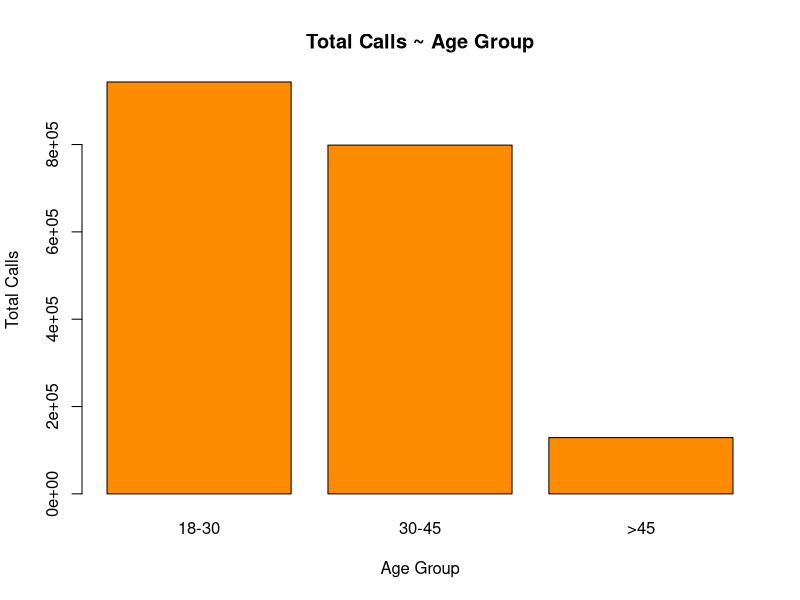
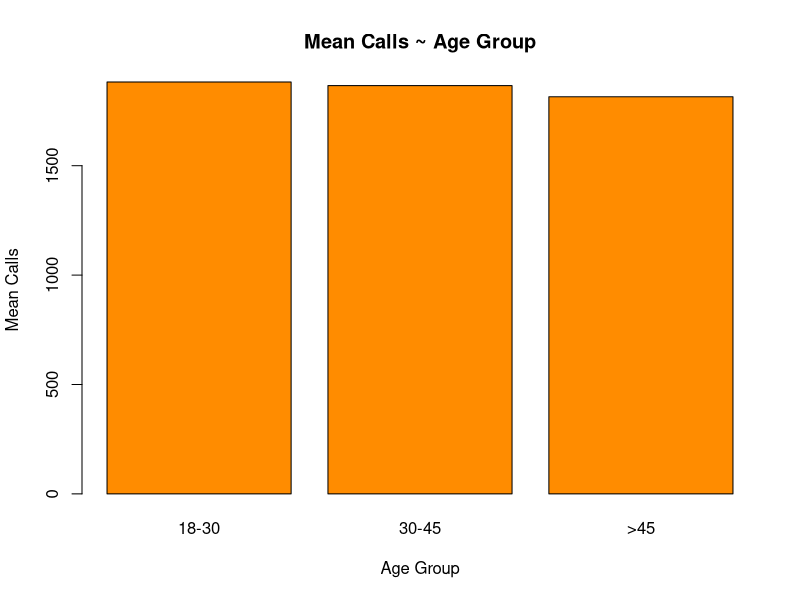
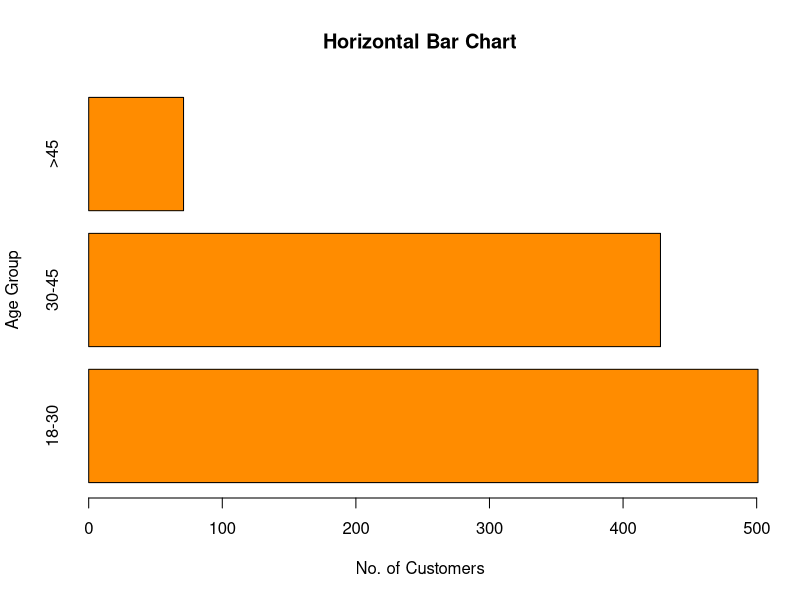
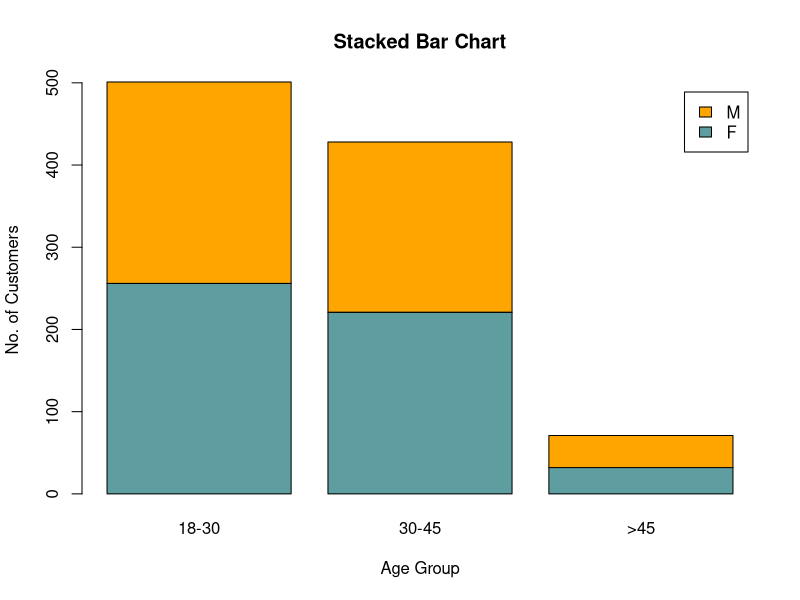
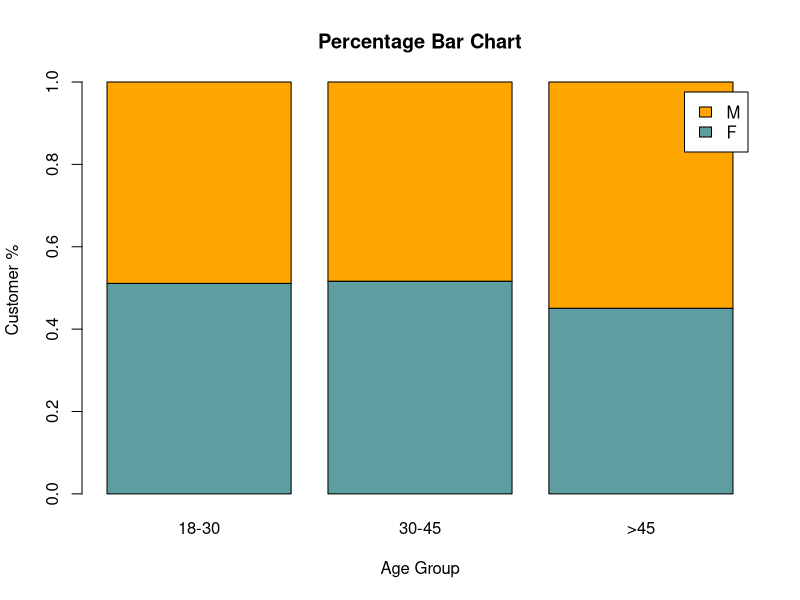
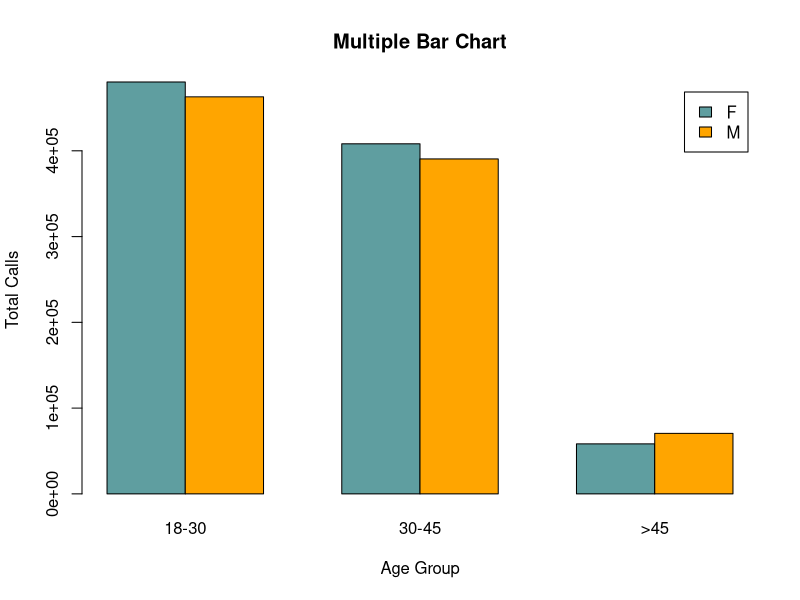
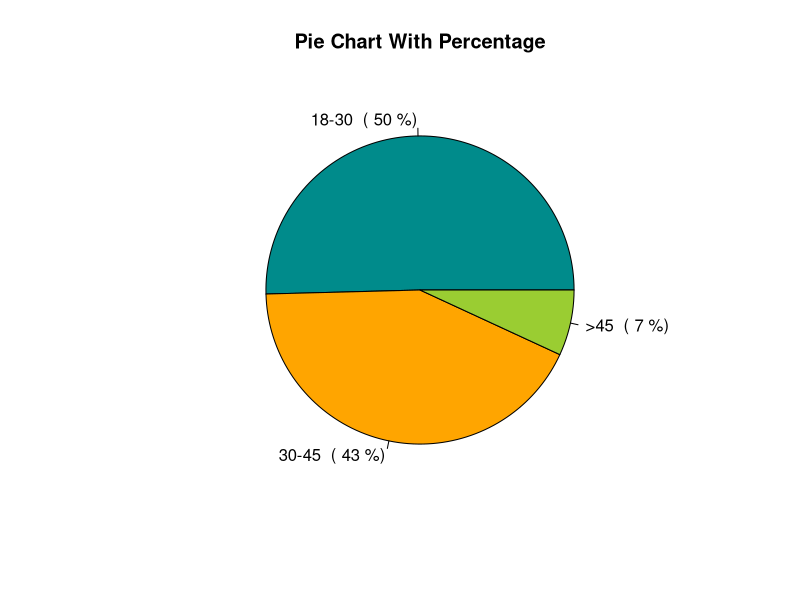

These charts were generated, in order, by the following R code:

telecom <- read.csv("../../../data/0104_exploratory_data_analysis/data_visualisation/telecom.csv", header = TRUE)
telecom$Age_Group <- factor(telecom$Age_Group, levels = c("18-30", "30-45", ">45"))
head(telecom)


telecom1 <- aggregate(Calls ~ Age_Group, data = telecom, FUN = sum)
telecom1

barplot(
  telecom1$Calls, 
  main = "Total Calls ~ Age Group", 
  names.arg = telecom1$Age_Group, 
  xlab = "Age Group", 
  ylab = "Total Calls", 
  col = "darkorange"
)

telecom2 <- aggregate(Calls ~ Age_Group, data = telecom, FUN = mean)
telecom2

barplot(
  telecom2$Calls, 
  main = "Mean Calls ~ Age Group", 
  names.arg = telecom2$Age_Group, 
  xlab = "Age Group", 
  ylab = "Mean Calls", 
  col = "darkorange"
)

table1 <- table(telecom$Age_Group)
table1

barplot(
  table1, 
  main = "Horizontal Bar Chart", 
  xlab = "No. of Customers", 
  ylab = "Age Group", 
  col = "darkorange",
  horiz = TRUE
)

table2 <- table(telecom$Gender, telecom$Age_Group)
table2

barplot(
  table2, 
  main = "Stacked Bar Chart", 
  xlab = "Age Group", 
  ylab = "No. of Customers", 
  col = c("cadetblue", "orange"),
  legend = rownames(table2)
)

table3 <- prop.table(table2, 2)
table3

barplot(
  table3, 
  main = "Percentage Bar Chart", 
  xlab = "Age Group", 
  ylab = "Customer %", 
  col = c("cadetblue", "orange"),
  legend = rownames(table3)
)

telecom4 <- aggregate(Calls ~ Gender + Age_Group, data = telecom, FUN = sum)
telecom4

telecom5 <- xtabs(Calls ~ Gender + Age_Group, telecom4)
telecom5

barplot(
  telecom5, 
  main = "Multiple Bar Chart", 
  xlab = "Age Group", 
  ylab = "Total Calls", 
  col = c("cadetblue", "orange"),
  legend = rownames(table3),
  beside = TRUE
)

telecom6 <- aggregate(Calls ~ Age_Group, data = telecom, FUN = sum)
telecom6$pct <- round((telecom6$Calls / sum(telecom6$Calls)) * 100)
telecom6

pie(
  telecom6$Calls, 
  main = "Pie Chart With Percentage",
  labels = paste(telecom6$Age_Group, " (", telecom6$pct, "%)"),
  col = c("darkcyan", "orange", "yellowgreen")
)



